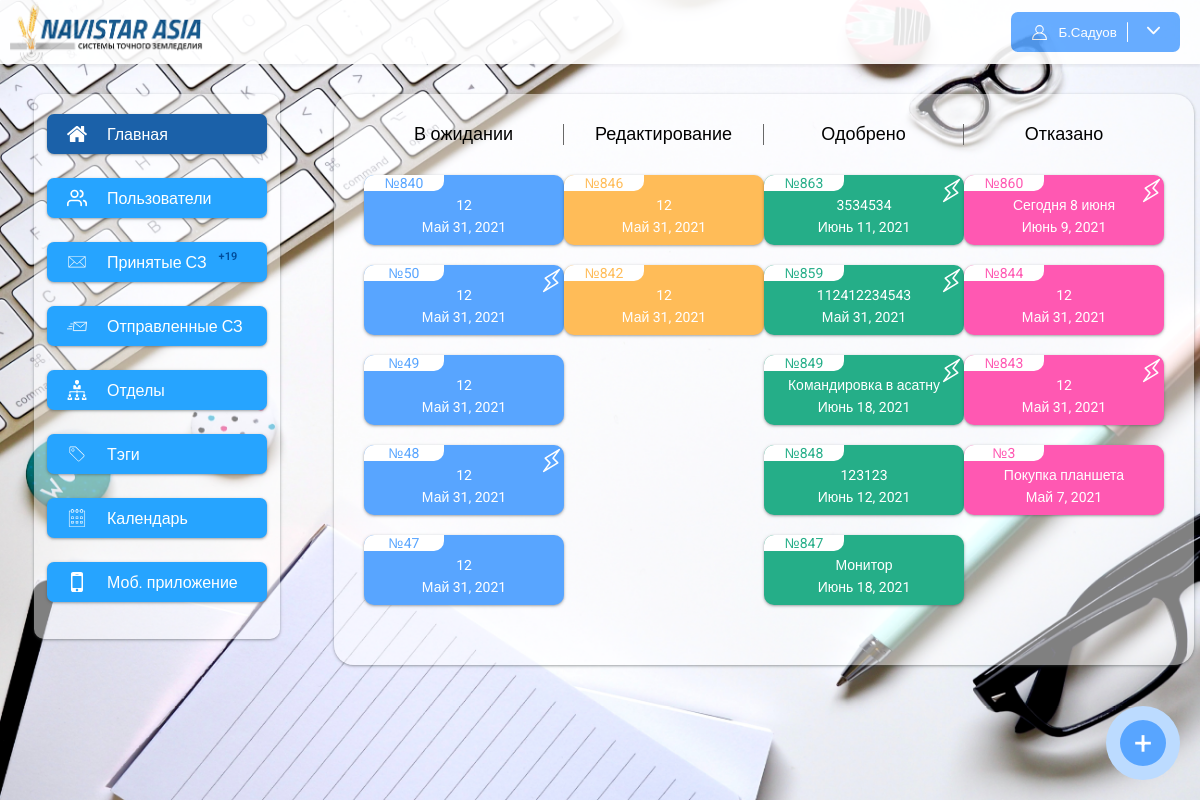
/ (signed in), run on the app's committed database.
### app/models.py (models this page shows, shortened)
class ServiceNote(models.Model):
    user = models.ForeignKey(User, null=True, blank=True, on_delete=models.CASCADE, related_name="notes")
    number = models.IntegerField(null=True, blank=True)
    title = models.CharField(max_length=120)
    text = models.TextField()
    summa = models.CharField(max_length=200, null=True, blank=True)
    fast = models.BooleanField(default=False)
    date_create = models.DateTimeField(auto_now_add=True)
    date_update = models.DateTimeField(auto_now=True)
    date = models.DateField(null=True, blank=True)
    tags = models.ManyToManyField(Tags, null=True, blank=True, related_name="notes")
    user_index = models.IntegerField(default=1, null=True, blank=True)
    status = models.CharField(max_length=200, choices=statuses, null=True, blank=True)
    class Meta:
        verbose_name = "Служебная записка"
        verbose_name_plural = "Служебные записки"

### app/views.py (the view)
# urls.py: path("", home, name="home"),
@login_required()
def home(request):
    user = request.user
    notStatus = []
    successStatus = []
    editStatus = []
    errorStatus = []
    notes = NoteUsers.objects.filter(user=user).filter(note__user_index__gte=F('index')).order_by("-pk")
    for note in notes:
        if note.status == None:
            notStatus.append(note.note)
        elif note.status == success:
            successStatus.append(note.note)
        elif note.status == edit:
            editStatus.append(note.note)
        else:
            errorStatus.append(note.note)
    return render(request, "home.html",
                  {"notStatus": notStatus[:5], "successStatus": successStatus[:5], "editStatus": editStatus[:5],
                   "errorStatus": errorStatus[:5]})

### app/context_processors.py (called while the page is built)
def unReadNotes(request):
    if request.user.is_anonymous:
        return {}
    user = request.user
    unReadCount = NoteUsers.objects.filter(user=user).filter(note__user_index__gte=F('index')).order_by('-pk').filter(is_read=False).count()
    return {
        "unReadCount": unReadCount
    }

### app/templates/home.html (shortened to what this page needs)
{% extends 'base.html' %}
{% load static %}
{% block content %}
        <div class="content">
            <div class="content_statuses">
                <div class="content_status">
                    <div class="status_title">
                        В ожидании
                    </div>
                    <div class="status_content">
                        <div class="last_notes last_wait">
                            {% for i in notStatus %}
                            <a href="{% url 'my_note_detail' i.pk %}" class="last_note">
                                {% if i.fast %}
                                <img src="{% static 'img/light_little.svg' %}" class="light_little" alt="" width="25">
                                {% endif %}
										<span class="last_note_number">
											№{{ i.number }}
										</span>
                                <span class="last_note_title">
											{{ i.title }}
										</span>
                                <span class="last_note_date">
											{{ i.date }}
										</span>
                            </a>
                            {% endfor %}
                        </div>
                    </div>
                </div>
                <div class="content_status">
                    <div class="status_title">
                        Редактирование
                    </div>
                    <div class="status_content">
                        <div class="last_notes last_edit">
                            {% for i in editStatus %}
                            <a href="{% url 'my_note_detail' i.pk %}" class="last_note">
										<span class="last_note_number">
											№{{ i.number }}
										</span>
                                <span class="last_note_title">
											{{ i.title }}
										</span>
                                <span class="last_note_date">
											{{ i.date }}
										</span>
                            </a>
                            {% endfor %}
                        </div>
                    </div>
                </div>
                <div class="content_status">
                    <div class="status_title">
                        Одобрено
                    </div>
                    <div class="status_content">
                        <div class="last_notes last_success">
                            {% for i in successStatus %}
                            <a href="{% url 'my_note_detail' i.pk %}" class="last_note">
                                {% if i.fast %}
                                <img src="{% static 'img/light_little.svg' %}" class="light_little" alt="" width="25">
                                {% endif %}
										<span class="last_note_number">
											№{{ i.number }}
										</span>
                                <span class="last_note_title">
											{{ i.title }}
										</span>
                                <span class="last_note_date">
											{{ i.date }}
										</span>
                            </a>
                            {% endfor %}
                        </div>
                    </div>
                </div>
                <div class="content_status">
                    <div class="status_title">
                        Отказано
                    </div>
                    <div class="status_content">
                        <div class="last_notes last_fail">
                            {% for i in errorStatus %}
                            <a href="{% url 'my_note_detail' i.pk %}" class="last_note">
                                {% if i.fast %}
                                <img src="{% static 'img/light_little.svg' %}" class="light_little" alt="" width="25">
                                {% endif %}
										<span class="last_note_number">
											№{{ i.number }}
										</span>
                                <span class="last_note_title">
											{{ i.title }}
										</span>
                                <span class="last_note_date">
											{{ i.date }}
										</span>
                            </a>
                            {% endfor %}
                        </div>
                    </div>
                </div>
            </div>
            <div class="circle_add">
                +
            </div>
        </div>
{% endblock %}

### app/templates/base.html (shortened to what this page needs)
{% load static %}
<!DOCTYPE html>
<html>
<head>
    <link rel="stylesheet" href="{% static 'css/style.css' %}">
</head>
<body>
<div class="wrapper">
    <div class="header">
        <img src="{% static 'img/navistar.png' %}" height="100%">
        <button class="profile_button">
            {% if request.user.is_authenticated %}
            <img src="{% static 'img/profile.svg' %}" alt="" width="17px" height="17px">
				<span>
					{{ request.user.first_name|slice:"1" }}.{{ request.user.last_name }}
				</span>
            <span style="cursor: pointer" onclick="show_menu()">
                <img src="{% static 'img/arrow.svg' %}" alt="" width="13px" height="13px">
            </span>
            {% else %}
            <span>Войти</span>
            {% endif %}
        </button>
    </div>
    <div class="main">
        {% include 'include/sidebar_menu.html' %}
        {% block content %}
        {% endblock %}
    </div>
</div>
<img class="background" src="{% static 'img/15.jpg' %}">
</body>
</html>

### app/static/css/style.css (style rules this page uses)
body { padding:0px; margin:0px; overflow-x:hidden; font-family: 'Roboto', sans-serif; }
a { color: inherit; text-decoration: none; }
.wrapper { width:100%; position: absolute; }
.background { height: 100vh; position: fixed; z-index: -1; width:100%; }
.header { box-shadow: 0px 2px 3px rgba(57, 57, 57, 0.09); height: 64px; background-color: #fff; opacity: .9; display: flex; justify-content: space-between; align-items: center; }
.header img { margin-left: 10px; }
.profile_button { background-color: #58A5FF; border-width: 0px; padding: 10px; color:white; border-radius: 7px; display: flex; margin-right:20px; align-items: center; }
.profile_button img { margin-right:10px; }
.main { display: flex; flex-direction: row; }
.content { flex-grow: 1; padding: 10px; padding-bottom:30px; min-height: 500px; margin:30px 20px; background: rgba(255, 255, 255, 0.5); box-shadow: 0px 4px 4px rgba(204, 204, 204, 0.25); box-shadow: 0 1px 2px 0 rgb(60 64 67 / 30%), 0 1px 3px 1px rgb(60 64 67 / 15%); border-radius: 20px; }
.content_statuses { display: flex; justify-content: space-between; flex-direction: row; padding: 20px }
.content_status { width: 25%; }
.status_title { line-height: 21px; color: #686868; color:#000; text-align: center; font-family: 'Montserrat', sans-serif; font-style: normal; font-weight: normal; font-size: 18px; border-right: 1px solid #686868; }
.content_status:last-child .status_title { border-right: 0px; }
.last_notes { margin-top: 20px; display:flex; flex-direction: column; align-items: center; justify-content: center; text-align: center; }
.last_note { width: 200px; height: 60px; border-radius: 10px; color: white; font-size: 14px; box-shadow: 0 1px 2px 0 rgb(60 64 67 / 30%), 0 1px 3px 1px rgb(60 64 67 / 15%); display: flex; justify-content: space-between; flex-direction: column; margin:10px 0px; padding-bottom: 10px; }
.last_note_number { background-color: white; color: #58A5FF; width: 80px; border-bottom-right-radius: 10px; border-top-left-radius: 10px; }
.last_wait .last_note { background-color: #58A5FF; }
.last_edit .last_note { background-color: #FFBC58; }
.last_success .last_note { background-color: #25AE88; }
.last_fail .last_note { background-color: #FF58B2; }
.last_wait .last_note_number { color: #58A5FF; }
.last_edit .last_note_number { color: #FFBC58; }
.last_success .last_note_number { color: #25AE88; }
.last_fail .last_note_number { color: #FF58B2; }
.circle_add { z-index: 2; padding: 13px; color: white; background-color: #58A5FF; display: flex; font-size: 32px; justify-content: center; align-items: center; border-radius: 100%; width: 20px; height: 20px; position: fixed; right: 20px; bottom: 20px; border: 14px solid #ffffff99; cursor: pointer; }
.light_little { position:absolute; margin-left:175px; margin-top: 3px; }

### data on the page
ServiceNote: number "840", title "12", date "Май 31, 2021"
ServiceNote: fast True (drawn), number "50", title "12", date "Май 31, 2021"
ServiceNote: number "49", title "12", date "Май 31, 2021"
ServiceNote: fast True (drawn), number "48", title "12", date "Май 31, 2021"
ServiceNote: number "47", title "12", date "Май 31, 2021"
ServiceNote: number "846", title "12", date "Май 31, 2021"
ServiceNote: number "842", title "12", date "Май 31, 2021"
ServiceNote: fast True (drawn), number "863", title "3534534", date "Июнь 11, 2021"
ServiceNote: fast True (drawn), number "859", title "112412234543", date "Май 31, 2021"
ServiceNote: fast True (drawn), number "849", title "Командировка в асатну", date "Июнь 18, 2021"
ServiceNote: number "848", title "123123", date "Июнь 12, 2021"
ServiceNote: number "847", title "Монитор", date "Июнь 18, 2021"
ServiceNote: fast True (drawn), number "860", title "Сегодня 8 июня", date "Июнь 9, 2021"
ServiceNote: number "844", title "12", date "Май 31, 2021"
ServiceNote: fast True (drawn), number "843", title "12", date "Май 31, 2021"
ServiceNote: number "3", title "Покупка планшета", date "Май 7, 2021"

### other printed values
{{ request.user.first_name|slice:"1" }} "Б"
{{ request.user.last_name }} "Садуов"
{{ unReadCount }} "19"
